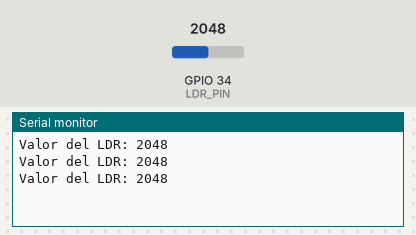
The sketch below on a simulated ESP32. Parts: the last lines printed to the serial monitor. Inputs (shaded band) come from the test bench; at power-on: GPIO 34 (LDR_PIN) = 2048.

Above: at 1.3 s.
1.4 s: GPIO 34 (LDR_PIN) set to 2866
At 1.9 s:
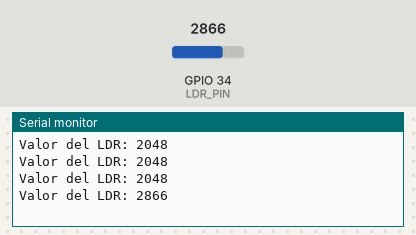
2.9 s: GPIO 34 (LDR_PIN) set to 3603
At 3.4 s:
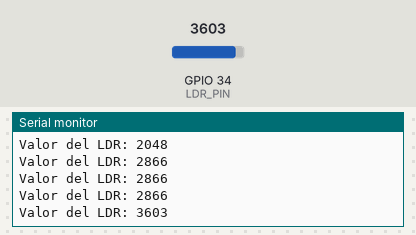
Timing chart, 0 to 5.9 s (numbered marks = the images above; inputs shaded):
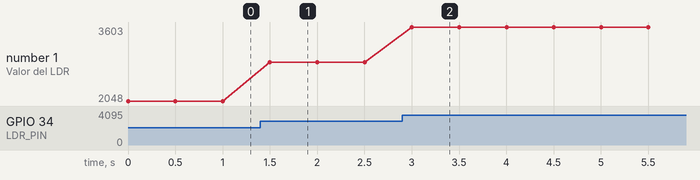

Measured:
- after the input at 1.4 s, the serial monitor: prints a new line after 0.10 s (image 1)
- after the input at 2.9 s, the serial monitor: prints a new line after 0.10 s (image 2)
- plotted number 1: 2048 → 2866 after the input at 1.4 s, 2866 → 3603 after the input at 2.9 s

The sketch:

Codigo_LDR.ino
```cpp
// Grupo 7 5LB, BENCHOAM, GONZALEZ, YOVAN.
#define LDR_PIN 34

void setup() {
  Serial.begin(115200);

  pinMode(LDR_PIN, INPUT);
}

void loop() {
  int valorLDR = analogRead(LDR_PIN);

  Serial.print("Valor del LDR: ");
  Serial.println(valorLDR);

  delay(500);
}
```
